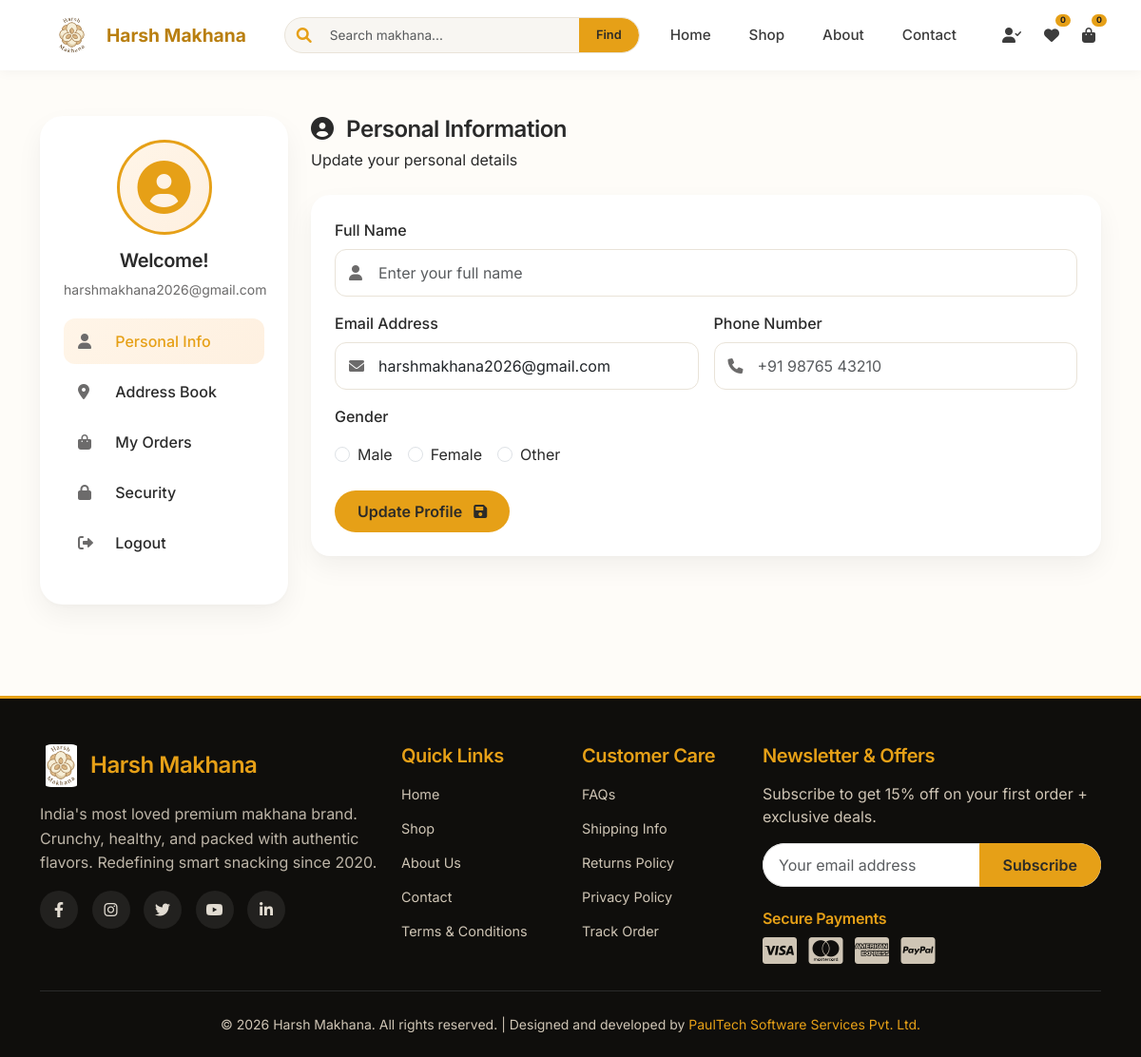
Before: /profile/ (signed in) with the older database file.
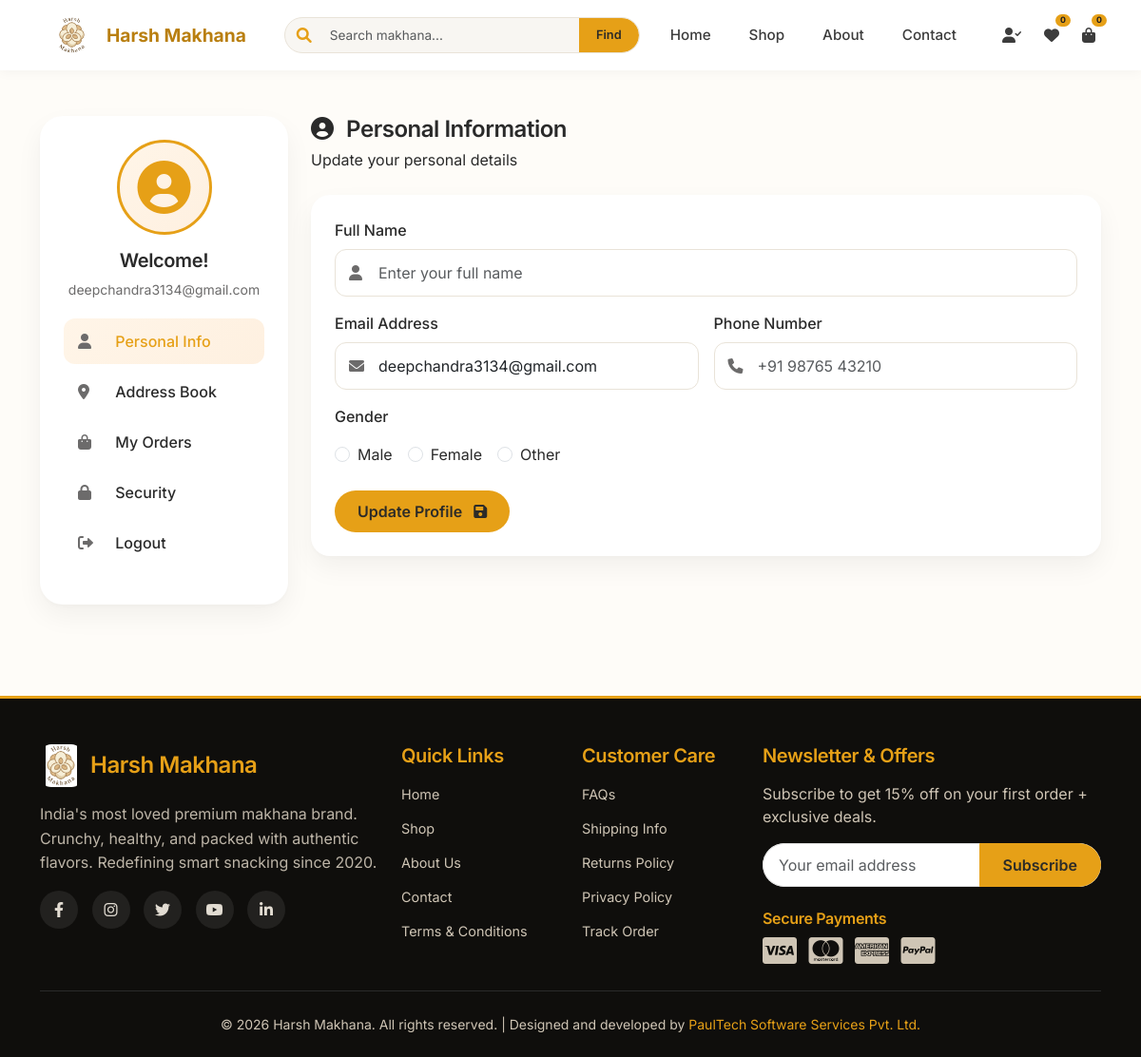
After: the same page with the newer database file.
### app/models.py (models this page shows, shortened)
class User(AbstractUser):
    phone = models.CharField(max_length=15, blank=True, null=True)
    dob = models.DateField(blank=True, null=True)
    gender = models.CharField(max_length=10, choices=[('male', 'Male'), ('female', 'Female'), ('other', 'Other')], blank=True, null=True)
    avatar = models.ImageField(upload_to='avatars/', blank=True, null=True)

### app/views.py (the view)
# urls.py: path('profile/', views.profile, name='profile'),
@login_required
def profile(request):
    addresses = Address.objects.filter(user=request.user)
    orders = Order.objects.filter(user=request.user).prefetch_related('items').order_by('-created_at')
    user_profile = {
        'full_name': f"{request.user.first_name} {request.user.last_name}".strip(),
        'email': request.user.email,
        'phone': request.user.phone if hasattr(request.user, 'phone') else '',
        'dob': request.user.dob if hasattr(request.user, 'dob') else None,
        'gender': request.user.gender if hasattr(request.user, 'gender') else None,
        'avatar': request.user.avatar if hasattr(request.user, 'avatar') else None,
    }
    context = {
        'user_profile': user_profile,
        'addresses': addresses,
        'orders': orders,
        'cart_count': get_cart_count(request.user),
        'wishlist_count': get_wishlist_count(request.user),
    }
    return render(request, 'profile.html', context)

### templates/profile.html (shortened to what this page needs)
<!DOCTYPE html>
{% load static %}
<html lang="en">
<head>
  <link href="https://cdn.jsdelivr.net/npm/bootstrap@5.3.0-alpha1/dist/css/bootstrap.min.css" rel="stylesheet">
  <link rel="stylesheet" href="https://cdnjs.cloudflare.com/ajax/libs/font-awesome/6.0.0-beta3/css/all.min.css">
  <link rel="stylesheet" href="{% static 'css/style.css' %}">
  <link rel="stylesheet" href="{% static 'css/header.css' %}">
  <link rel="stylesheet" href="{% static 'css/footer.css' %}">
</head>
<body>
  {% include 'includes/header.html' %}
  <section class="profile-dashboard py-5">
    <div class="container">
      <div class="row g-4">
        <div class="col-lg-3">
          <div class="profile-sidebar">
            <div class="sidebar-user text-center">
              <div class="profile-avatar-placeholder">
                {% if user_profile.avatar %}
                <img src="{{ user_profile.avatar.url }}" alt="{{ user_profile.full_name }}" class="profile-avatar-img rounded-circle" width="80" height="80">
                {% else %}
                <i class="fas fa-user-circle fa-4x"></i>
                {% endif %}
              </div>
              <h5>{{ user_profile.full_name|default:"Welcome!" }}</h5>
              <p class="text-muted small">{{ user_profile.email|default:"" }}</p>
            </div>
            <ul class="sidebar-nav">
              <li class="active" data-section="personal"><i class="fas fa-user"></i> Personal Info</li>
              <li data-section="address"><i class="fas fa-map-marker-alt"></i> Address Book</li>
              <li data-section="order"><i class="fas fa-shopping-bag"></i> My Orders</li>
              <li data-section="security"><i class="fas fa-lock"></i> Security</li>
              <li data-section="logout"><i class="fas fa-sign-out-alt"></i> Logout</li>
            </ul>
          </div>
        </div>
        <div class="col-lg-9">
          <div id="personalSection" class="profile-section active-section">
            <div class="section-header">
              <h3><i class="fas fa-user-circle me-2"></i> Personal Information</h3>
              <p>Update your personal details</p>
            </div>
            <div class="section-card">
              <form method="POST" action="{% url 'update_profile' %}" id="personalInfoForm">
                <div class="row g-3">
                  <div class="col-md-12">
                    <label class="form-label">Full Name</label>
                    <div class="input-group-with-icon">
                      <span class="input-icon"><i class="fas fa-user"></i></span>
                      <input type="text" class="form-control" name="full_name" id="fullName" placeholder="Enter your full name" value="{{ user_profile.full_name|default:'' }}" required>
                    </div>
                  </div>
                  <div class="col-md-6">
                    <label class="form-label">Email Address</label>
                    <div class="input-group-with-icon">
                      <span class="input-icon"><i class="fas fa-envelope"></i></span>
                      <input type="email" class="form-control" name="email" id="emailAddress" placeholder="Enter your email" value="{{ user_profile.email|default:'' }}" readonly>
                    </div>
                  </div>
                  <div class="col-md-6">
                    <label class="form-label">Phone Number</label>
                    <div class="input-group-with-icon">
                      <span class="input-icon"><i class="fas fa-phone"></i></span>
                      <input type="tel" class="form-control" name="phone" id="phoneNumber" placeholder="+91 98765 43210" value="{{ user_profile.phone|default:'' }}">
                    </div>
                  </div>
                  <div class="col-md-12">
                    <label class="form-label">Gender</label>
                    <div class="d-flex gap-3 mt-2">
                      <div class="form-check">
                        <input class="form-check-input" type="radio" name="gender" id="male" value="male" {% if user_profile.gender == 'male' %}checked{% endif %}>
                        <label class="form-check-label" for="male">Male</label>
                      </div>
                      <div class="form-check">
                        <input class="form-check-input" type="radio" name="gender" id="female" value="female" {% if user_profile.gender == 'female' %}checked{% endif %}>
                        <label class="form-check-label" for="female">Female</label>
                      </div>
                      <div class="form-check">
                        <input class="form-check-input" type="radio" name="gender" id="other" value="other" {% if user_profile.gender == 'other' %}checked{% endif %}>
                        <label class="form-check-label" for="other">Other</label>
                      </div>
                    </div>
                  </div>
                </div>
                <div class="mt-4">
                  <button type="submit" class="btn btn-gold">Update Profile <i class="fas fa-save ms-2"></i></button>
                </div>
              </form>
            </div>
          </div>
        </div>
      </div>
    </div>
  </section>
  {% include 'includes/footer.html' %}
</body>
</html>

### templates/includes/header.html (shortened to what this page needs)
{% load static %}
<nav class="navbar navbar-expand-lg sticky-top">
  <div class="container-fluid px-4 px-lg-5">
    <a class="navbar-brand fw-bold d-flex align-items-center ms-2 ms-lg-3" href="{% url 'index' %}">
      <img src="{% static 'images/logo.png' %}" alt="Harsh Makhana Logo" class="brand-logo me-2" onerror="this.src='https://placehold.co/40x40/e6a017/ffffff?text=HM'">
      <span class="brand-name">Harsh Makhana</span>
    </a>
    <form class="search-form-nav d-flex mx-3 mx-lg-4" method="GET" action="{% url 'shop' %}">
      <div class="input-group">
        <span class="input-group-text bg-transparent border-0"><i class="fas fa-search text-gold"></i></span>
        <input class="form-control" type="search" name="q" placeholder="Search makhana..." aria-label="Search" id="globalSearchInput" value="{{ search_query|default:'' }}">
        <button class="btn btn-gold-sm" type="submit">Find</button>
      </div>
    </form>
    <div class="d-flex align-items-center gap-3 gap-lg-4">
      <ul class="navbar-nav flex-row gap-3 gap-lg-4 mb-0 me-2 me-lg-3">
        <li class="nav-item"><a class="nav-link {% if request.resolver_match.url_name == 'index' %}active{% endif %}" href="{% url 'index' %}">Home</a></li>
        <li class="nav-item"><a class="nav-link {% if request.resolver_match.url_name == 'shop' %}active{% endif %}" href="{% url 'shop' %}">Shop</a></li>
        <li class="nav-item"><a class="nav-link {% if request.resolver_match.url_name == 'about' %}active{% endif %}" href="{% url 'about' %}">About</a></li>
        <li class="nav-item"><a class="nav-link {% if request.resolver_match.url_name == 'contact' %}active{% endif %}" href="{% url 'contact' %}">Contact</a></li>
      </ul>
      <div class="d-flex gap-3 gap-lg-4 align-items-center">
        {% if user.is_authenticated %}
          <a href="{% url 'profile' %}" class="nav-icon {% if request.resolver_match.url_name == 'profile' %}active{% endif %}">
            <i class="fas fa-user-check"></i>
          </a>
        {% else %}
          <a href="{% url 'login' %}" class="nav-icon {% if request.resolver_match.url_name == 'login' %}active{% endif %}">
            <i class="fas fa-user-circle"></i>
          </a>
        {% endif %}
        <a href="{% url 'wishlist' %}" class="nav-icon position-relative {% if request.resolver_match.url_name == 'wishlist' %}active{% endif %}">
          <i class="fas fa-heart"></i>
          <span class="badge wishlist-count">{{ wishlist_count|default:0 }}</span>
        </a>
        <a href="{% url 'cart' %}" class="nav-icon position-relative me-2 me-lg-3 {% if request.resolver_match.url_name == 'cart' %}active{% endif %}">
          <i class="fas fa-shopping-bag"></i>
          <span class="badge cart-count">{{ cart_count|default:0 }}</span>
        </a>
      </div>
    </div>
  </div>
</nav>

### templates/includes/footer.html (shortened to what this page needs)
{% load static %}
<footer class="footer mt-5 pt-5 pb-4">
  <div class="container">
    <div class="row g-4">
      <div class="col-lg-4 col-md-6">
        <div class="d-flex align-items-center mb-3">
          <img src="{% static 'images/logo.png' %}" alt="Harsh Makhana" class="footer-logo me-2" onerror="this.src='https://placehold.co/40x40/e6a017/ffffff?text=HM'">
          <h4 class="mb-0 text-gold">Harsh Makhana</h4>
        </div>
        <p class="text-light-80">India's most loved premium makhana brand. Crunchy, healthy, and packed with authentic flavors. Redefining smart snacking since 2020.</p>
        <div class="social-icons mt-3">
          <a href="#" aria-label="Facebook"><i class="fab fa-facebook-f"></i></a>
          <a href="#" aria-label="Instagram"><i class="fab fa-instagram"></i></a>
          <a href="#" aria-label="Twitter"><i class="fab fa-twitter"></i></a>
          <a href="#" aria-label="YouTube"><i class="fab fa-youtube"></i></a>
          <a href="#" aria-label="LinkedIn"><i class="fab fa-linkedin-in"></i></a>
        </div>
      </div>
      <div class="col-lg-2 col-md-6">
        <h5 class="text-gold mb-3">Quick Links</h5>
        <ul class="list-unstyled footer-links">
          <li><a href="{% url 'index' %}">Home</a></li>
          <li><a href="{% url 'shop' %}">Shop</a></li>
          <li><a href="{% url 'about' %}">About Us</a></li>
          <li><a href="{% url 'contact' %}">Contact</a></li>
          <li><a href="{% url 'terms' %}">Terms & Conditions</a></li>
        </ul>
      </div>
      <div class="col-lg-2 col-md-6">
        <h5 class="text-gold mb-3">Customer Care</h5>
        <ul class="list-unstyled footer-links">
          <li><a href="{% url 'contact' %}#faqSection">FAQs</a></li>
          <li><a href="#" class="footer-link-protected" data-section="shipping">Shipping Info</a></li>
          <li><a href="#" class="footer-link-protected" data-section="returns">Returns Policy</a></li>
          <li><a href="#" class="footer-link-protected" data-section="privacy">Privacy Policy</a></li>
          <li><a href="#" class="footer-link-protected" data-section="order">Track Order</a></li>
        </ul>
      </div>
      <div class="col-lg-4 col-md-6">
        <h5 class="text-gold mb-3">Newsletter & Offers</h5>
        <p>Subscribe to get 15% off on your first order + exclusive deals.</p>
        <form method="POST" action="{% url 'subscribe_newsletter' %}" id="newsletterForm">
          <div class="input-group mb-3">
            <input type="email" name="email" class="form-control bg-white text-dark border-1" placeholder="Your email address" required>
            <button class="btn btn-gold" type="submit">Subscribe</button>
          </div>
        </form>
        <div class="mt-4">
          <h6 class="text-gold">Secure Payments</h6>
          <div class="payment-icons mt-2">
            <i class="fab fa-cc-visa fa-2x me-2"></i>
            <i class="fab fa-cc-mastercard fa-2x me-2"></i>
            <i class="fab fa-cc-amex fa-2x me-2"></i>
            <i class="fab fa-cc-paypal fa-2x"></i>
          </div>
        </div>
      </div>
    </div>
    <hr class="my-4 bg-secondary">
    <div class="row">
      <div class="col-12 text-center">
        <p class="mb-0 small">© {% now "Y" %} Harsh Makhana. All rights reserved. | Designed and developed by <a href="https://paultechsoftwareservices.com" target="_blank" class="text-gold text-decoration-none">PaulTech Software Services Pvt. Ltd.</a></p>
      </div>
    </div>
  </div>
</footer>

Changed rows visible on the page:
changed User: email "harshmakhana2026@gmail.com" → "deepchandra3134@gmail.com"
